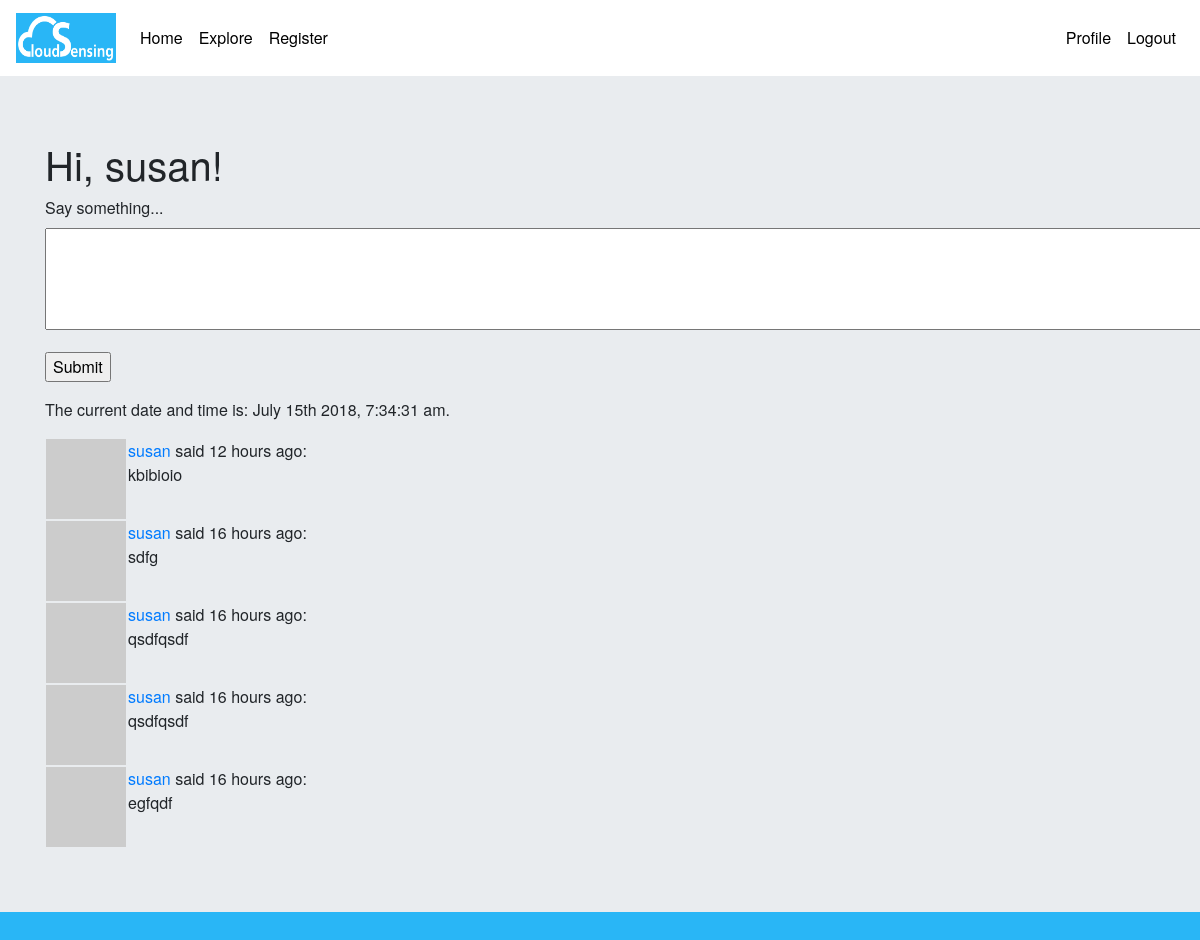
The app's page /index (signed in) with its own data.
### my_app/models.py (models this page shows, shortened)
class User(UserMixin, db.Model):
    id = db.Column(db.Integer, primary_key=True)
    username = db.Column(db.String(64), index=True, unique=True)
    email = db.Column(db.String(120), index=True, unique=True)
    password_hash = db.Column(db.String(128))
    posts = db.relationship('Post', backref='author', lazy='dynamic')
    about_me = db.Column(db.String(140))
    last_seen = db.Column(db.DateTime, default=datetime.utcnow)
    followed = db.relationship(
        'User', secondary=followers,
        primaryjoin=(followers.c.follower_id == id),
        secondaryjoin=(followers.c.followed_id == id),
        backref=db.backref('followers', lazy='dynamic'), lazy='dynamic')
    def avatar(self, size):
        digest = md5(self.email.lower().encode('utf-8')).hexdigest()
        return 'https://www.gravatar.com/avatar/{}?d=identicon&s={}'.format(
            digest, size)
    def followed_posts(self):
        followed = Post.query.join(
            followers, (followers.c.followed_id == Post.user_id)).filter(
                followers.c.follower_id == self.id)
        own = Post.query.filter_by(user_id=self.id)
        return followed.union(own).order_by(Post.timestamp.desc())

class Post(db.Model):
    id = db.Column(db.Integer, primary_key=True)
    body = db.Column(db.String(140))
    timestamp = db.Column(db.DateTime, index=True, default=datetime.utcnow)
    user_id = db.Column(db.Integer, db.ForeignKey('user.id'))

### my_app/routes.py (the view)
@app.route('/', methods=['GET', 'POST'])
@app.route('/index', methods=['GET', 'POST'])
@login_required
def index():
    form = PostForm()
    if form.validate_on_submit():
        post = Post(body=form.post.data, author=current_user)
        db.session.add(post)
        db.session.commit()
        flash('Your post is now live!')
        return redirect(url_for('index'))
    page = request.args.get('page', 1, type=int)
    posts = current_user.followed_posts().paginate(
        page, app.config['POSTS_PER_PAGE'], False)
    next_url = url_for('index', page=posts.next_num) \
        if posts.has_next else None
    prev_url = url_for('index', page=posts.prev_num) \
        if posts.has_prev else None
    return render_template('index.html', title='Home', form=form,
                           posts=posts.items, next_url=next_url,
                           prev_url=prev_url)

### my_app/forms.py
class PostForm(FlaskForm):
    post = TextAreaField('Say something...', validators=[DataRequired()])
    submit = SubmitField('Submit')

### my_app/models.py (called while the page is built)
@login.user_loader
def load_user(id):
    return User.query.get(int(id))

### my_app/routes.py (called while the page is built)
@app.before_request
def before_request():
    if current_user.is_authenticated:
        current_user.last_seen = datetime.utcnow()
        db.session.commit()

### my_app/templates/index.html (shortened to what this page needs)
{% extends "base.html" %}
{% block content %}
    <h1>Hi, {{ current_user.username }}!</h1>
    {% if form %}
    <form action="" method="post">
        <p>
            {{ form.post.label }}<br>
            {{ form.post(cols=128, rows=4) }}<br>
        </p>
        <p>{{ form.submit() }}</p>
    </form>
    {% endif %}
    <p>The current date and time is: {{ moment().format('MMMM Do YYYY, h:mm:ss a') }}.</p>
    {% for post in posts %}
       {% include '_post.html' %}
    {% endfor %}
{% endblock %}

### my_app/templates/_post.html
<table>
   <tr valign="top">
       <td><img src="{{ post.author.avatar(36) }}"></td>
       <td><a href="{{ url_for('user', username=post.author.username) }}">{{ post.author.username }}
       </a>
       said {{ moment(post.timestamp).fromNow() }}:
       <br>
       {{ post.body }}</td>
   </tr>
</table>

### my_app/static/CSS/main.css (style rules this page uses)
body { background-color: #29B6F6; margin: 0; padding: 0; font-family: "Helvetica Neue", Helvetica, Arial, sans-serif; color: border-left: ; }

### records on screen
User: username "susan"
Post: author.username "susan", timestamp "12 hours ago", body "kbibioio"
Post: author.username "susan", timestamp "16 hours ago", body "sdfg"
Post: author.username "susan", timestamp "16 hours ago", body "qsdfqsdf"
Post: author.username "susan", timestamp "16 hours ago", body "qsdfqsdf"
Post: author.username "susan", timestamp "16 hours ago", body "egfqdf"

### other values on screen
{{ moment().format('MMMM Do YYYY, h:mm:ss a') }} "July 15th 2018, 7:34:31 am"
